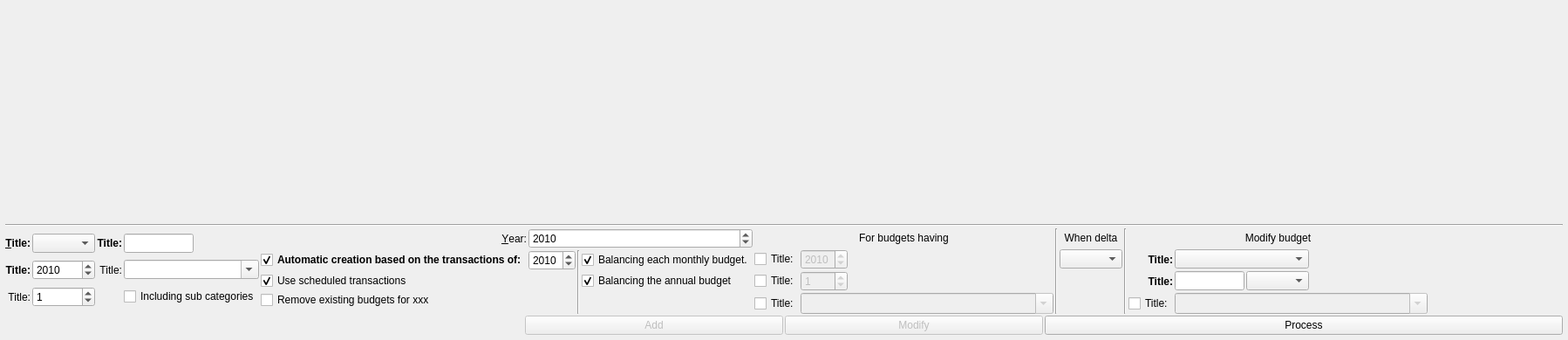
<?xml version="1.0" encoding="UTF-8"?>
<ui version="4.0">
 <author>
SPDX-FileCopyrightText: 2024 S. MANKOWSKI stephane@mankowski.fr
SPDX-FileCopyrightText: 2024 G. DE BURE support@mankowski.fr
SPDX-License-Identifier: GPL-3.0-or-later
 </author>      
 <class>skgbudgetplugin_base</class>
 <widget class="QWidget" name="skgbudgetplugin_base">
  <property name="geometry">
   <rect>
    <x>0</x>
    <y>0</y>
    <width>1798</width>
    <height>390</height>
   </rect>
  </property>
  <property name="sizePolicy">
   <sizepolicy hsizetype="MinimumExpanding" vsizetype="Preferred">
    <horstretch>0</horstretch>
    <verstretch>0</verstretch>
   </sizepolicy>
  </property>
  <layout class="QVBoxLayout" name="verticalLayout">
   <property name="spacing">
    <number>2</number>
   </property>
   <property name="leftMargin">
    <number>6</number>
   </property>
   <property name="topMargin">
    <number>6</number>
   </property>
   <property name="rightMargin">
    <number>6</number>
   </property>
   <property name="bottomMargin">
    <number>6</number>
   </property>
   <item>
    <layout class="QHBoxLayout" name="horizontalLayout_2">
     <property name="spacing">
      <number>2</number>
     </property>
     <item>
      <widget class="SKGFilteredTableView" name="kView"/>
     </item>
     <item>
      <layout class="QVBoxLayout" name="layout_3">
       <property name="spacing">
        <number>2</number>
       </property>
       <item>
        <widget class="QFrame" name="kSortButton">
         <property name="minimumSize">
          <size>
           <width>0</width>
           <height>100</height>
          </size>
         </property>
         <property name="frameShadow">
          <enum>QFrame::Raised</enum>
         </property>
         <layout class="QVBoxLayout" name="verticalLayout_2">
          <property name="spacing">
           <number>0</number>
          </property>
          <property name="leftMargin">
           <number>0</number>
          </property>
          <property name="topMargin">
           <number>0</number>
          </property>
          <property name="rightMargin">
           <number>0</number>
          </property>
          <property name="bottomMargin">
           <number>0</number>
          </property>
          <item>
           <widget class="QToolButton" name="kTopBtn">
            <property name="autoRaise">
             <bool>true</bool>
            </property>
           </widget>
          </item>
          <item>
           <widget class="QToolButton" name="kUpBtn">
            <property name="autoRaise">
             <bool>true</bool>
            </property>
           </widget>
          </item>
          <item>
           <widget class="QToolButton" name="kDownBtn">
            <property name="autoRaise">
             <bool>true</bool>
            </property>
           </widget>
          </item>
          <item>
           <widget class="QToolButton" name="kBottomBtn">
            <property name="autoRaise">
             <bool>true</bool>
            </property>
           </widget>
          </item>
          <item>
           <spacer name="verticalSpacer_3">
            <property name="orientation">
             <enum>Qt::Vertical</enum>
            </property>
            <property name="sizeHint" stdset="0">
             <size>
              <width>20</width>
              <height>40</height>
             </size>
            </property>
           </spacer>
          </item>
         </layout>
        </widget>
       </item>
      </layout>
     </item>
    </layout>
   </item>
   <item>
    <widget class="QLabel" name="kInfo">
     <property name="text">
      <string/>
     </property>
     <property name="alignment">
      <set>Qt::AlignRight|Qt::AlignTrailing|Qt::AlignVCenter</set>
     </property>
    </widget>
   </item>
   <item>
    <widget class="Line" name="line">
     <property name="orientation">
      <enum>Qt::Horizontal</enum>
     </property>
    </widget>
   </item>
   <item>
    <widget class="QWidget" name="horizontalWidget_3" native="true">
     <layout class="QHBoxLayout" name="_2">
      <property name="spacing">
       <number>2</number>
      </property>
      <property name="leftMargin">
       <number>0</number>
      </property>
      <property name="topMargin">
       <number>0</number>
      </property>
      <property name="rightMargin">
       <number>0</number>
      </property>
      <property name="bottomMargin">
       <number>0</number>
      </property>
      <item>
       <widget class="QWidget" name="SKGManualSection" native="true">
        <property name="sizePolicy">
         <sizepolicy hsizetype="Fixed" vsizetype="Preferred">
          <horstretch>0</horstretch>
          <verstretch>0</verstretch>
         </sizepolicy>
        </property>
        <layout class="QGridLayout" name="gridLayout_3">
         <property name="leftMargin">
          <number>0</number>
         </property>
         <property name="topMargin">
          <number>0</number>
         </property>
         <property name="rightMargin">
          <number>0</number>
         </property>
         <property name="bottomMargin">
          <number>0</number>
         </property>
         <property name="spacing">
          <number>2</number>
         </property>
         <item row="0" column="0">
          <widget class="QLabel" name="kPeriodLbl">
           <property name="sizePolicy">
            <sizepolicy hsizetype="Preferred" vsizetype="Preferred">
             <horstretch>0</horstretch>
             <verstretch>0</verstretch>
            </sizepolicy>
           </property>
           <property name="font">
            <font>
             <weight>75</weight>
             <bold>true</bold>
            </font>
           </property>
           <property name="text">
            <string notr="true">&amp;Title:</string>
           </property>
           <property name="alignment">
            <set>Qt::AlignRight|Qt::AlignTrailing|Qt::AlignVCenter</set>
           </property>
           <property name="buddy">
            <cstring>kPeriod</cstring>
           </property>
          </widget>
         </item>
         <item row="0" column="1">
          <widget class="SKGComboBox" name="kPeriod">
           <property name="sizePolicy">
            <sizepolicy hsizetype="Fixed" vsizetype="Fixed">
             <horstretch>0</horstretch>
             <verstretch>0</verstretch>
            </sizepolicy>
           </property>
           <property name="toolTip">
            <string>Period of the budget</string>
           </property>
           <property name="statusTip">
            <string>Period of the budget</string>
           </property>
          </widget>
         </item>
         <item row="1" column="0">
          <widget class="QLabel" name="kYearLbl">
           <property name="sizePolicy">
            <sizepolicy hsizetype="Preferred" vsizetype="Preferred">
             <horstretch>0</horstretch>
             <verstretch>0</verstretch>
            </sizepolicy>
           </property>
           <property name="font">
            <font>
             <weight>75</weight>
             <bold>true</bold>
            </font>
           </property>
           <property name="text">
            <string notr="true">Title:</string>
           </property>
           <property name="alignment">
            <set>Qt::AlignRight|Qt::AlignTrailing|Qt::AlignVCenter</set>
           </property>
           <property name="buddy">
            <cstring>kYear</cstring>
           </property>
          </widget>
         </item>
         <item row="1" column="1">
          <widget class="QSpinBox" name="kYear">
           <property name="toolTip">
            <string>Year of the budget</string>
           </property>
           <property name="statusTip">
            <string>Year of the budget</string>
           </property>
           <property name="maximum">
            <number>9999</number>
           </property>
           <property name="value">
            <number>2010</number>
           </property>
          </widget>
         </item>
         <item row="2" column="0">
          <widget class="QLabel" name="kMonthLbl">
           <property name="sizePolicy">
            <sizepolicy hsizetype="Preferred" vsizetype="Preferred">
             <horstretch>0</horstretch>
             <verstretch>0</verstretch>
            </sizepolicy>
           </property>
           <property name="text">
            <string notr="true">Title:</string>
           </property>
           <property name="alignment">
            <set>Qt::AlignRight|Qt::AlignTrailing|Qt::AlignVCenter</set>
           </property>
           <property name="buddy">
            <cstring>kMonth</cstring>
           </property>
          </widget>
         </item>
         <item row="2" column="1">
          <widget class="QSpinBox" name="kMonth">
           <property name="toolTip">
            <string>Month of the budget</string>
           </property>
           <property name="statusTip">
            <string>Month of the budget</string>
           </property>
           <property name="maximum">
            <number>12</number>
           </property>
           <property name="value">
            <number>1</number>
           </property>
          </widget>
         </item>
         <item row="0" column="2">
          <widget class="QLabel" name="kAmountLabel">
           <property name="sizePolicy">
            <sizepolicy hsizetype="Preferred" vsizetype="Preferred">
             <horstretch>0</horstretch>
             <verstretch>0</verstretch>
            </sizepolicy>
           </property>
           <property name="font">
            <font>
             <weight>75</weight>
             <bold>true</bold>
            </font>
           </property>
           <property name="text">
            <string notr="true">Title:</string>
           </property>
           <property name="alignment">
            <set>Qt::AlignRight|Qt::AlignTrailing|Qt::AlignVCenter</set>
           </property>
           <property name="buddy">
            <cstring>kAmountEdit</cstring>
           </property>
          </widget>
         </item>
         <item row="1" column="2">
          <widget class="QLabel" name="kCategoryLabel">
           <property name="sizePolicy">
            <sizepolicy hsizetype="Preferred" vsizetype="Preferred">
             <horstretch>0</horstretch>
             <verstretch>0</verstretch>
            </sizepolicy>
           </property>
           <property name="font">
            <font>
             <weight>50</weight>
             <bold>false</bold>
            </font>
           </property>
           <property name="text">
            <string notr="true">Title:</string>
           </property>
           <property name="alignment">
            <set>Qt::AlignRight|Qt::AlignTrailing|Qt::AlignVCenter</set>
           </property>
           <property name="buddy">
            <cstring>kCategoryEdit</cstring>
           </property>
          </widget>
         </item>
         <item row="0" column="3">
          <widget class="SKGCalculatorEdit" name="kAmountEdit">
           <property name="maximumSize">
            <size>
             <width>80</width>
             <height>16777215</height>
            </size>
           </property>
           <property name="toolTip">
            <string>Amount of the budget</string>
           </property>
           <property name="statusTip">
            <string>Amount of the budget</string>
           </property>
           <property name="mode">
            <enum>SKGCalculatorEdit::EXPRESSION</enum>
           </property>
          </widget>
         </item>
         <item row="1" column="3" colspan="3">
          <widget class="SKGComboBox" name="kCategoryEdit">
           <property name="toolTip">
            <string>Category of the budget</string>
           </property>
           <property name="statusTip">
            <string>Category of the budget</string>
           </property>
           <property name="editable">
            <bool>true</bool>
           </property>
           <property name="sizeAdjustPolicy">
            <enum>QComboBox::AdjustToContents</enum>
           </property>
          </widget>
         </item>
         <item row="2" column="3" colspan="3">
          <widget class="QCheckBox" name="kIncludingSubCategories">
           <property name="text">
            <string>Including sub categories</string>
           </property>
          </widget>
         </item>
         <item row="0" column="5">
          <widget class="QLabel" name="kUnit">
           <property name="sizePolicy">
            <sizepolicy hsizetype="Expanding" vsizetype="Preferred">
             <horstretch>0</horstretch>
             <verstretch>0</verstretch>
            </sizepolicy>
           </property>
           <property name="text">
            <string/>
           </property>
          </widget>
         </item>
        </layout>
       </widget>
      </item>
      <item>
       <widget class="QFrame" name="SKGAutoSection">
        <layout class="QGridLayout" name="gridLayout">
         <property name="leftMargin">
          <number>0</number>
         </property>
         <property name="topMargin">
          <number>0</number>
         </property>
         <property name="rightMargin">
          <number>0</number>
         </property>
         <property name="bottomMargin">
          <number>0</number>
         </property>
         <property name="spacing">
          <number>2</number>
         </property>
         <item row="2" column="2" rowspan="6">
          <widget class="Line" name="line_2">
           <property name="orientation">
            <enum>Qt::Vertical</enum>
           </property>
          </widget>
         </item>
         <item row="2" column="0">
          <widget class="QCheckBox" name="kAutoBudgetCheck">
           <property name="font">
            <font>
             <weight>75</weight>
             <bold>true</bold>
            </font>
           </property>
           <property name="statusTip">
            <string>Enable automatic budget creation</string>
           </property>
           <property name="whatsThis">
            <string>Enable automatic budget creation</string>
           </property>
           <property name="text">
            <string>Automatic creation based on the transactions of:</string>
           </property>
           <property name="checked">
            <bool>true</bool>
           </property>
          </widget>
         </item>
         <item row="2" column="1">
          <widget class="QSpinBox" name="kYearAutoBase">
           <property name="toolTip">
            <string>Year of the budget</string>
           </property>
           <property name="statusTip">
            <string>Year of the budget</string>
           </property>
           <property name="maximum">
            <number>9999</number>
           </property>
           <property name="value">
            <number>2010</number>
           </property>
          </widget>
         </item>
         <item row="2" column="3">
          <widget class="QCheckBox" name="kBalancingMonthly">
           <property name="sizePolicy">
            <sizepolicy hsizetype="Fixed" vsizetype="Fixed">
             <horstretch>0</horstretch>
             <verstretch>0</verstretch>
            </sizepolicy>
           </property>
           <property name="text">
            <string>Balancing each monthly budget.</string>
           </property>
           <property name="checked">
            <bool>true</bool>
           </property>
          </widget>
         </item>
         <item row="3" column="3">
          <widget class="QCheckBox" name="kBalancingAnnual">
           <property name="sizePolicy">
            <sizepolicy hsizetype="Fixed" vsizetype="Fixed">
             <horstretch>0</horstretch>
             <verstretch>0</verstretch>
            </sizepolicy>
           </property>
           <property name="text">
            <string>Balancing the annual budget</string>
           </property>
           <property name="checked">
            <bool>true</bool>
           </property>
          </widget>
         </item>
         <item row="1" column="0">
          <widget class="QLabel" name="label_6">
           <property name="sizePolicy">
            <sizepolicy hsizetype="Preferred" vsizetype="Preferred">
             <horstretch>0</horstretch>
             <verstretch>0</verstretch>
            </sizepolicy>
           </property>
           <property name="text">
            <string>&amp;Year:</string>
           </property>
           <property name="alignment">
            <set>Qt::AlignRight|Qt::AlignTrailing|Qt::AlignVCenter</set>
           </property>
           <property name="buddy">
            <cstring>kYearAuto</cstring>
           </property>
          </widget>
         </item>
         <item row="1" column="1" colspan="3">
          <widget class="QSpinBox" name="kYearAuto">
           <property name="toolTip">
            <string>Year of the budget</string>
           </property>
           <property name="statusTip">
            <string>Year of the budget</string>
           </property>
           <property name="maximum">
            <number>9999</number>
           </property>
           <property name="value">
            <number>2010</number>
           </property>
          </widget>
         </item>
         <item row="3" column="0">
          <widget class="QCheckBox" name="kUseScheduledOperation">
           <property name="toolTip">
            <string>Use the scheduled transactions for a better automatic creation</string>
           </property>
           <property name="statusTip">
            <string>Use the scheduled transactions for a better automatic creation</string>
           </property>
           <property name="text">
            <string>Use scheduled transactions</string>
           </property>
           <property name="checked">
            <bool>true</bool>
           </property>
          </widget>
         </item>
         <item row="4" column="0">
          <widget class="QCheckBox" name="kRemovePrevious">
           <property name="sizePolicy">
            <sizepolicy hsizetype="Fixed" vsizetype="Fixed">
             <horstretch>0</horstretch>
             <verstretch>0</verstretch>
            </sizepolicy>
           </property>
           <property name="text">
            <string notr="true">Remove existing budgets for xxx</string>
           </property>
          </widget>
         </item>
        </layout>
       </widget>
      </item>
      <item>
       <widget class="QWidget" name="SKGRuleSection" native="true">
        <property name="sizePolicy">
         <sizepolicy hsizetype="Fixed" vsizetype="Preferred">
          <horstretch>0</horstretch>
          <verstretch>0</verstretch>
         </sizepolicy>
        </property>
        <layout class="QGridLayout" name="gridLayout_2">
         <property name="leftMargin">
          <number>0</number>
         </property>
         <property name="topMargin">
          <number>0</number>
         </property>
         <property name="rightMargin">
          <number>0</number>
         </property>
         <property name="bottomMargin">
          <number>0</number>
         </property>
         <property name="spacing">
          <number>2</number>
         </property>
         <item row="0" column="0" colspan="3">
          <widget class="QLabel" name="label">
           <property name="text">
            <string comment="Title">For budgets having</string>
           </property>
           <property name="alignment">
            <set>Qt::AlignCenter</set>
           </property>
          </widget>
         </item>
         <item row="0" column="3" rowspan="4">
          <widget class="Line" name="line_3">
           <property name="orientation">
            <enum>Qt::Vertical</enum>
           </property>
          </widget>
         </item>
         <item row="0" column="4">
          <widget class="QLabel" name="label_2">
           <property name="text">
            <string comment="Title">When delta</string>
           </property>
           <property name="alignment">
            <set>Qt::AlignCenter</set>
           </property>
          </widget>
         </item>
         <item row="0" column="5" rowspan="4">
          <widget class="Line" name="line_4">
           <property name="orientation">
            <enum>Qt::Vertical</enum>
           </property>
          </widget>
         </item>
         <item row="0" column="6" colspan="4">
          <widget class="QLabel" name="label_3">
           <property name="text">
            <string comment="Title">Modify budget</string>
           </property>
           <property name="alignment">
            <set>Qt::AlignCenter</set>
           </property>
          </widget>
         </item>
         <item row="1" column="0">
          <widget class="QCheckBox" name="kYearCheck">
           <property name="statusTip">
            <string>Enable condition on the year</string>
           </property>
           <property name="whatsThis">
            <string>Enable condition on the year</string>
           </property>
           <property name="text">
            <string notr="true">Title:</string>
           </property>
          </widget>
         </item>
         <item row="1" column="1">
          <widget class="QSpinBox" name="kYearRule">
           <property name="enabled">
            <bool>false</bool>
           </property>
           <property name="toolTip">
            <string>Year of the condition</string>
           </property>
           <property name="statusTip">
            <string>Year of the condition</string>
           </property>
           <property name="maximum">
            <number>9999</number>
           </property>
           <property name="value">
            <number>2010</number>
           </property>
          </widget>
         </item>
         <item row="1" column="2">
          <spacer name="horizontalSpacer_7">
           <property name="orientation">
            <enum>Qt::Horizontal</enum>
           </property>
           <property name="sizeHint" stdset="0">
            <size>
             <width>181</width>
             <height>21</height>
            </size>
           </property>
          </spacer>
         </item>
         <item row="1" column="4">
          <widget class="SKGComboBox" name="kConditionCmb">
           <property name="sizePolicy">
            <sizepolicy hsizetype="MinimumExpanding" vsizetype="Fixed">
             <horstretch>0</horstretch>
             <verstretch>0</verstretch>
            </sizepolicy>
           </property>
           <property name="toolTip">
            <string>Condition to transfer the delta</string>
           </property>
           <property name="statusTip">
            <string>Condition to transfer the delta</string>
           </property>
           <property name="sizeAdjustPolicy">
            <enum>QComboBox::AdjustToContents</enum>
           </property>
          </widget>
         </item>
         <item row="1" column="6">
          <widget class="QLabel" name="kPeriodLbl2">
           <property name="sizePolicy">
            <sizepolicy hsizetype="Preferred" vsizetype="Preferred">
             <horstretch>0</horstretch>
             <verstretch>0</verstretch>
            </sizepolicy>
           </property>
           <property name="font">
            <font>
             <weight>75</weight>
             <bold>true</bold>
            </font>
           </property>
           <property name="text">
            <string notr="true">Title:</string>
           </property>
           <property name="alignment">
            <set>Qt::AlignRight|Qt::AlignTrailing|Qt::AlignVCenter</set>
           </property>
           <property name="buddy">
            <cstring>kModeCmb</cstring>
           </property>
          </widget>
         </item>
         <item row="1" column="7" colspan="2">
          <widget class="SKGComboBox" name="kModeCmb">
           <property name="sizePolicy">
            <sizepolicy hsizetype="MinimumExpanding" vsizetype="Fixed">
             <horstretch>0</horstretch>
             <verstretch>0</verstretch>
            </sizepolicy>
           </property>
           <property name="toolTip">
            <string>Condition to transfer the delta</string>
           </property>
           <property name="statusTip">
            <string>Condition to transfer the delta</string>
           </property>
           <property name="sizeAdjustPolicy">
            <enum>QComboBox::AdjustToContents</enum>
           </property>
          </widget>
         </item>
         <item row="2" column="1">
          <widget class="QSpinBox" name="kMonthRule">
           <property name="enabled">
            <bool>false</bool>
           </property>
           <property name="toolTip">
            <string>Month of the condition</string>
           </property>
           <property name="statusTip">
            <string>Month of the condition</string>
           </property>
           <property name="maximum">
            <number>12</number>
           </property>
           <property name="value">
            <number>1</number>
           </property>
          </widget>
         </item>
         <item row="2" column="6">
          <widget class="QLabel" name="kAmountLabel2">
           <property name="sizePolicy">
            <sizepolicy hsizetype="Preferred" vsizetype="Preferred">
             <horstretch>0</horstretch>
             <verstretch>0</verstretch>
            </sizepolicy>
           </property>
           <property name="font">
            <font>
             <weight>75</weight>
             <bold>true</bold>
            </font>
           </property>
           <property name="text">
            <string notr="true">Title:</string>
           </property>
           <property name="alignment">
            <set>Qt::AlignRight|Qt::AlignTrailing|Qt::AlignVCenter</set>
           </property>
           <property name="buddy">
            <cstring>kAmountEdit2</cstring>
           </property>
          </widget>
         </item>
         <item row="2" column="7">
          <widget class="SKGCalculatorEdit" name="kAmountEdit2">
           <property name="maximumSize">
            <size>
             <width>80</width>
             <height>16777215</height>
            </size>
           </property>
           <property name="toolTip">
            <string>Amount of the transfer</string>
           </property>
           <property name="statusTip">
            <string>Amount of the transfer</string>
           </property>
           <property name="value">
            <double>100.000000000000000</double>
           </property>
           <property name="mode">
            <enum>SKGCalculatorEdit::EXPRESSION</enum>
           </property>
          </widget>
         </item>
         <item row="2" column="8">
          <widget class="SKGComboBox" name="kUnitCmb"/>
         </item>
         <item row="2" column="9">
          <spacer name="horizontalSpacer">
           <property name="orientation">
            <enum>Qt::Horizontal</enum>
           </property>
           <property name="sizeHint" stdset="0">
            <size>
             <width>81</width>
             <height>21</height>
            </size>
           </property>
          </spacer>
         </item>
         <item row="3" column="0">
          <widget class="QCheckBox" name="kCategoryCheck">
           <property name="statusTip">
            <string>Enable condition on the category</string>
           </property>
           <property name="whatsThis">
            <string>Enable condition on the category</string>
           </property>
           <property name="text">
            <string notr="true">Title:</string>
           </property>
          </widget>
         </item>
         <item row="3" column="1" colspan="2">
          <widget class="SKGComboBox" name="kCategoryRule">
           <property name="enabled">
            <bool>false</bool>
           </property>
           <property name="sizePolicy">
            <sizepolicy hsizetype="Expanding" vsizetype="Fixed">
             <horstretch>0</horstretch>
             <verstretch>0</verstretch>
            </sizepolicy>
           </property>
           <property name="toolTip">
            <string>Category of the condition</string>
           </property>
           <property name="statusTip">
            <string>Category of the condition</string>
           </property>
           <property name="editable">
            <bool>true</bool>
           </property>
           <property name="sizeAdjustPolicy">
            <enum>QComboBox::AdjustToMinimumContentsLengthWithIcon</enum>
           </property>
           <property name="minimumContentsLength">
            <number>30</number>
           </property>
          </widget>
         </item>
         <item row="3" column="6">
          <widget class="QCheckBox" name="kCategoryTransferCheck">
           <property name="statusTip">
            <string>Enable condition on the category</string>
           </property>
           <property name="whatsThis">
            <string>Enable condition on the category</string>
           </property>
           <property name="text">
            <string notr="true">Title:</string>
           </property>
          </widget>
         </item>
         <item row="3" column="7" colspan="3">
          <widget class="SKGComboBox" name="kCategoryTransfer">
           <property name="enabled">
            <bool>false</bool>
           </property>
           <property name="sizePolicy">
            <sizepolicy hsizetype="Expanding" vsizetype="Fixed">
             <horstretch>0</horstretch>
             <verstretch>0</verstretch>
            </sizepolicy>
           </property>
           <property name="toolTip">
            <string>Category of the transfer</string>
           </property>
           <property name="statusTip">
            <string>Category of the transfer</string>
           </property>
           <property name="editable">
            <bool>true</bool>
           </property>
           <property name="sizeAdjustPolicy">
            <enum>QComboBox::AdjustToMinimumContentsLengthWithIcon</enum>
           </property>
           <property name="minimumContentsLength">
            <number>30</number>
           </property>
          </widget>
         </item>
         <item row="2" column="0">
          <widget class="QCheckBox" name="kMonthCheck">
           <property name="statusTip">
            <string>Enable condition on the month</string>
           </property>
           <property name="whatsThis">
            <string>Enable condition on the month</string>
           </property>
           <property name="text">
            <string notr="true">Title:</string>
           </property>
          </widget>
         </item>
        </layout>
       </widget>
      </item>
      <item>
       <spacer name="kSpacer">
        <property name="orientation">
         <enum>Qt::Horizontal</enum>
        </property>
        <property name="sizeHint" stdset="0">
         <size>
          <width>0</width>
          <height>0</height>
         </size>
        </property>
       </spacer>
      </item>
     </layout>
    </widget>
   </item>
   <item>
    <layout class="QHBoxLayout" name="horizontalLayout_12">
     <property name="spacing">
      <number>2</number>
     </property>
     <item>
      <widget class="SKGWidgetSelector" name="kWidgetSelector"/>
     </item>
     <item>
      <widget class="QWidget" name="SKGEditionButtonsSection" native="true">
       <layout class="QHBoxLayout" name="horizontalLayout">
        <property name="spacing">
         <number>2</number>
        </property>
        <property name="leftMargin">
         <number>0</number>
        </property>
        <property name="topMargin">
         <number>0</number>
        </property>
        <property name="rightMargin">
         <number>0</number>
        </property>
        <property name="bottomMargin">
         <number>0</number>
        </property>
        <item>
         <widget class="QPushButton" name="kAddBtn">
          <property name="enabled">
           <bool>false</bool>
          </property>
          <property name="sizePolicy">
           <sizepolicy hsizetype="Minimum" vsizetype="Fixed">
            <horstretch>0</horstretch>
            <verstretch>0</verstretch>
           </sizepolicy>
          </property>
          <property name="toolTip">
           <string>Create a new budget (Ctrl+Enter)</string>
          </property>
          <property name="statusTip">
           <string>Create a new budget (Ctrl+Enter)</string>
          </property>
          <property name="text">
           <string comment="Verb, add an item to a list">Add</string>
          </property>
         </widget>
        </item>
        <item>
         <widget class="QPushButton" name="kModifyBtn">
          <property name="enabled">
           <bool>false</bool>
          </property>
          <property name="toolTip">
           <string>Update selected budget (Shift+Enter)</string>
          </property>
          <property name="statusTip">
           <string>Update selected budget (Shift+Enter)</string>
          </property>
          <property name="text">
           <string comment="Verb, modify an item">Modify</string>
          </property>
         </widget>
        </item>
       </layout>
      </widget>
     </item>
     <item>
      <widget class="QPushButton" name="kProcessBtn">
       <property name="sizePolicy">
        <sizepolicy hsizetype="Minimum" vsizetype="Fixed">
         <horstretch>0</horstretch>
         <verstretch>0</verstretch>
        </sizepolicy>
       </property>
       <property name="toolTip">
        <string>Process rules</string>
       </property>
       <property name="statusTip">
        <string>Process rules</string>
       </property>
       <property name="text">
        <string comment="Verb, add an item to a list">Process</string>
       </property>
      </widget>
     </item>
    </layout>
   </item>
  </layout>
 </widget>
 <customwidgets>
  <customwidget>
   <class>SKGCalculatorEdit</class>
   <extends>QLineEdit</extends>
   <header>skgcalculatoredit.h</header>
  </customwidget>
  <customwidget>
   <class>SKGComboBox</class>
   <extends>QComboBox</extends>
   <header>skgcombobox.h</header>
  </customwidget>
  <customwidget>
   <class>SKGFilteredTableView</class>
   <extends>QWidget</extends>
   <header>skgfilteredtableview.h</header>
   <container>1</container>
  </customwidget>
  <customwidget>
   <class>SKGWidgetSelector</class>
   <extends>QWidget</extends>
   <header>skgwidgetselector.h</header>
  </customwidget>
 </customwidgets>
 <tabstops>
  <tabstop>kPeriod</tabstop>
  <tabstop>kYear</tabstop>
  <tabstop>kMonth</tabstop>
  <tabstop>kAmountEdit</tabstop>
  <tabstop>kCategoryEdit</tabstop>
  <tabstop>kIncludingSubCategories</tabstop>
  <tabstop>kAutoBudgetCheck</tabstop>
  <tabstop>kUseScheduledOperation</tabstop>
  <tabstop>kRemovePrevious</tabstop>
  <tabstop>kYearAuto</tabstop>
  <tabstop>kYearAutoBase</tabstop>
  <tabstop>kBalancingMonthly</tabstop>
  <tabstop>kBalancingAnnual</tabstop>
  <tabstop>kYearCheck</tabstop>
  <tabstop>kMonthCheck</tabstop>
  <tabstop>kCategoryCheck</tabstop>
  <tabstop>kYearRule</tabstop>
  <tabstop>kMonthRule</tabstop>
  <tabstop>kCategoryRule</tabstop>
  <tabstop>kConditionCmb</tabstop>
  <tabstop>kModeCmb</tabstop>
  <tabstop>kAmountEdit2</tabstop>
  <tabstop>kUnitCmb</tabstop>
  <tabstop>kCategoryTransferCheck</tabstop>
  <tabstop>kCategoryTransfer</tabstop>
  <tabstop>kAddBtn</tabstop>
  <tabstop>kModifyBtn</tabstop>
  <tabstop>kProcessBtn</tabstop>
 </tabstops>
 <resources/>
 <connections/>
 <slots>
  <slot>onCreatorModified()</slot>
  <slot>onAddClicked()</slot>
  <slot>onUpdateClicked()</slot>
  <slot>onResetInternalFilter()</slot>
  <slot>onDoubleClick()</slot>
  <slot>onBtnModeClicked()</slot>
  <slot>onProcessRules()</slot>
 </slots>
</ui>
